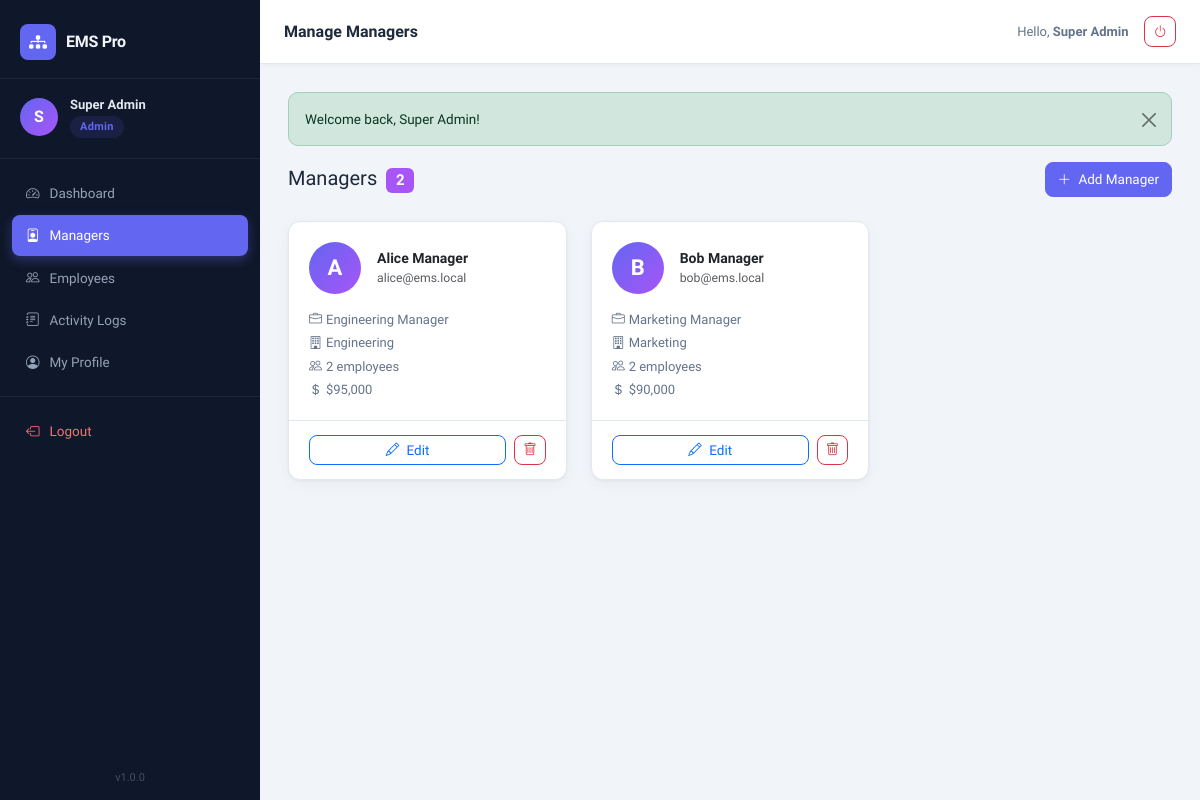
/admin/managers.php (signed in), run on the app's committed database.
### tables this page shows
CREATE TABLE IF NOT EXISTS users (
    id          INT UNSIGNED AUTO_INCREMENT PRIMARY KEY,
    name        VARCHAR(100) NOT NULL,
    email       VARCHAR(150) NOT NULL UNIQUE,
    password    VARCHAR(255) NOT NULL,
    role        ENUM('admin','manager','employee') NOT NULL DEFAULT 'employee',
    avatar      VARCHAR(255) DEFAULT NULL,
    is_active   TINYINT(1) NOT NULL DEFAULT 1,
    created_at  DATETIME NOT NULL DEFAULT CURRENT_TIMESTAMP,
    updated_at  DATETIME NOT NULL DEFAULT CURRENT_TIMESTAMP ON UPDATE CURRENT_TIMESTAMP
);

### admin/managers.php (the view, shortened to what this page needs)
<?php
$pdo       = db();
$stmt  = $pdo->query("SELECT COUNT(*) FROM users WHERE role = 'manager' AND is_active = 1");
$total = (int)$stmt->fetchColumn();
$pg = paginate($total);
$stmt = $pdo->prepare(
    "SELECT u.id, u.name, u.email, u.created_at,
            e.position, e.department, e.salary, e.phone,
            (SELECT COUNT(*) FROM employees ee WHERE ee.manager_id = u.id) AS emp_count
       FROM users u
  LEFT JOIN employees e ON e.user_id = u.id
      WHERE u.role = 'manager' AND u.is_active = 1
   ORDER BY u.name
      LIMIT :lim OFFSET :off"
);
$stmt->bindValue(':lim', ITEMS_PER_PAGE, PDO::PARAM_INT);
$stmt->bindValue(':off', $pg['offset'],  PDO::PARAM_INT);
$stmt->execute();
$managers = $stmt->fetchAll();
include __DIR__ . '/../includes/header.php';
?>
<div class="app-wrapper">
    <?php include __DIR__ . '/../includes/sidebar.php'; ?>
    <div class="main-content">
        <?php include __DIR__ . '/../includes/topbar.php'; ?>
        <main class="content-area">
            <div class="d-flex align-items-center gap-3 mb-4">
                <h5 class="mb-0 me-auto">
                    Managers
                    <span class="badge bg-purple ms-1"><?php echo $total; ?></span>
                </h5>
                <a href="<?php echo BASE_URL; ?>/admin/manager_form.php" class="btn btn-primary">
                    <i class="bi bi-plus-lg me-1"></i> Add Manager
                </a>
            </div>
            <div class="row g-4">
                <?php foreach ($managers as $mgr): ?>
                <div class="col-sm-6 col-xl-4">
                    <div class="card manager-card">
                        <div class="card-body">
                            <div class="d-flex align-items-center gap-3 mb-3">
                                <div class="manager-card-avatar">
                                    <?php echo strtoupper(substr($mgr['name'], 0, 1)); ?>
                                </div>
                                <div>
                                    <div class="fw-semibold"><?php echo e($mgr['name']); ?></div>
                                    <div class="small text-muted"><?php echo e($mgr['email']); ?></div>
                                </div>
                            </div>
                            <div class="manager-card-meta">
                                <span><i class="bi bi-briefcase me-1"></i><?php echo e(isset($mgr['position']) ? $mgr['position'] : '—'); ?></span>
                                <span><i class="bi bi-building me-1"></i><?php echo e(isset($mgr['department']) ? $mgr['department'] : '—'); ?></span>
                                <span><i class="bi bi-people me-1"></i><?php echo $mgr['emp_count']; ?> employees</span>
                                <span><i class="bi bi-currency-dollar me-1"></i><?php echo $mgr['salary'] ? '$' . number_format($mgr['salary'], 0) : '—'; ?></span>
                            </div>
                        </div>
                        <div class="card-footer d-flex gap-2">
                            <a href="<?php echo BASE_URL; ?>/admin/manager_form.php?id=<?php echo $mgr['id']; ?>"
                               class="btn btn-sm btn-outline-primary flex-fill">
                                <i class="bi bi-pencil me-1"></i> Edit
                            </a>
                            <a href="<?php echo BASE_URL; ?>/admin/managers.php?delete=<?php echo $mgr['id']; ?>"
                               class="btn btn-sm btn-outline-danger"
                               onclick="return confirm('Delete <?php echo e(addslashes($mgr['name'])); ?>?\nTheir employees will be unassigned.')">
                                <i class="bi bi-trash"></i>
                            </a>
                        </div>
                    </div>
                </div>
                <?php endforeach; ?>
            </div>
        </main>
    </div>
</div>
<?php include __DIR__ . '/../includes/footer.php'; ?>

### assets/css/style.css (style rules this page uses)
:root { --sidebar-w: 260px; --sidebar-bg: #0f172a; --sidebar-text: #94a3b8; --sidebar-active: #6366f1; --sidebar-hover: rgba(99,102,241,.12); --topbar-h: 64px; --topbar-bg: #ffffff; --topbar-border: #e2e8f0; --body-bg: #f1f5f9; --card-bg: #ffffff; --card-border: #e2e8f0; --card-radius: 12px; --card-shadow: 0 1px 3px rgba(0,0,0,.06), 0 4px 16px rgba(0,0,0,.04); --text-main: #1e293b; --text-muted: #64748b; --text-light: #94a3b8; --primary: #6366f1; --primary-dark: #4f46e5; --success: #22c55e; --warning: #f59e0b; --danger: #ef4444; --info: #38bdf8; --purple: #a855f7; --orange: #f97316; --input-border: #cbd5e1; --input-focus: #6366f1; --transition: .18s ease; }
*, *::before, *::after { box-sizing: border-box; }
body { font-family: 'Sora', system-ui, sans-serif; font-size: 14px; color: var(--text-main); background: var(--body-bg); margin: 0; min-height: 100vh; }
.app-wrapper { display: flex; min-height: 100vh; }
.main-content { margin-left: var(--sidebar-w); flex: 1; display: flex; flex-direction: column; min-height: 100vh; }
.content-area { flex: 1; padding: 28px 28px 40px; max-width: 1400px; width: 100%; }
.card { background: var(--card-bg); border: 1px solid var(--card-border); border-radius: var(--card-radius); box-shadow: var(--card-shadow); }
.card-body { padding: 20px; }
.card-footer { background: transparent; border-top: 1px solid var(--card-border); padding: 14px 20px; }
.manager-card { transition: transform var(--transition), box-shadow var(--transition); }
.manager-card-avatar { width: 52px; height: 52px; border-radius: 50%; background: linear-gradient(135deg,var(--primary),var(--purple)); color: #fff; font-size: 22px; font-weight: 700; display: flex; align-items: center; justify-content: center; flex-shrink: 0; }
.manager-card-meta { display: flex; flex-direction: column; gap: 4px; font-size: 13px; color: var(--text-muted); }
.bg-purple { background-color: var(--purple) !important; }
.btn { font-family: 'Sora', sans-serif; font-size: 13.5px; font-weight: 500; border-radius: 8px; transition: all var(--transition); }
.btn-primary { background: var(--primary); border-color: var(--primary); }
.card, .stat-card { animation: fadeUp .22s ease both; }

### data on the page
users: name "A", name "Alice Manager", email "alice@ems.local", position "Engineering Manager", department "Engineering", emp_count "2", salary "95,000"
users: name "B", name "Bob Manager", email "bob@ems.local", position "Marketing Manager", department "Marketing", emp_count "2", salary "90,000"

### other printed values
APP_NAME "EMS Pro"
substr($firstName, 0, 1) "S"
isset($user['name']) ? $user['name'] : '' "Super Admin"
$role "Admin"
APP_VERSION "1.0.0"
isset($pageTitle) ? $pageTitle : APP_NAME "Manage Managers"
isset(current_user()['name']) ? current_user()['name'] : '' "Super Admin"
$msg "Welcome back, Super Admin!"
$total "2"
